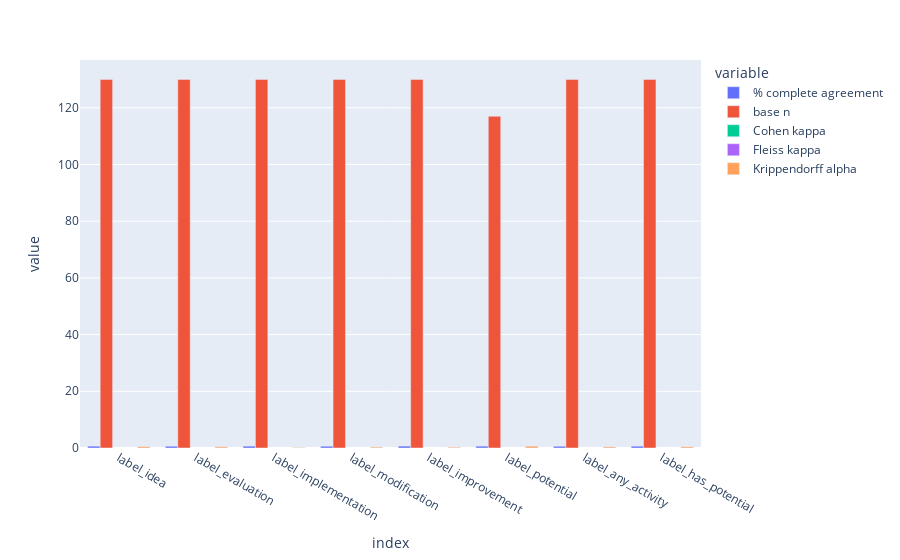

Here is the notebook cell this chart was saved with:
### Code cell
label_stats.plot_interrater_agreement()

### Figure 1 — Plotly figure (JSON) as saved in the notebook; plotly's stock layout.template omitted (floating-point values rounded to 4 significant figures)
{"data": [{"alignmentgroup": "True", "hovertemplate": "variable=% complete agreement<br>index=%{x}<br>value=%{y}<extra></extra>", "legendgroup": "% complete agreement", "marker": {"color": "#636efa", "pattern": {"shape": ""}}, "name": "% complete agreement", "offsetgroup": "% complete agreement", "orientation": "v", "showlegend": true, "textposition": "auto", "x": ["label_idea", "label_evaluation", "label_implementation", "label_modification", "label_improvement", "label_potential", "label_any_activity", "label_has_potential"], "xaxis": "x", "y": [0.6538, 0.6154, 0.6462, 0.6308, 0.6615, 0.641, 0.6077, 0.6385], "yaxis": "y", "type": "bar"}, {"alignmentgroup": "True", "hovertemplate": "variable=base n<br>index=%{x}<br>value=%{y}<extra></extra>", "legendgroup": "base n", "marker": {"color": "#EF553B", "pattern": {"shape": ""}}, "name": "base n", "offsetgroup": "base n", "orientation": "v", "showlegend": true, "textposition": "auto", "x": ["label_idea", "label_evaluation", "label_implementation", "label_modification", "label_improvement", "label_potential", "label_any_activity", "label_has_potential"], "xaxis": "x", "y": [130.0, 130.0, 130.0, 130.0, 130.0, 117.0, 130.0, 130.0], "yaxis": "y", "type": "bar"}, {"alignmentgroup": "True", "hovertemplate": "variable=Cohen kappa<br>index=%{x}<br>value=%{y}<extra></extra>", "legendgroup": "Cohen kappa", "marker": {"color": "#00cc96", "pattern": {"shape": ""}}, "name": "Cohen kappa", "offsetgroup": "Cohen kappa", "orientation": "v", "showlegend": true, "textposition": "auto", "x": ["label_idea", "label_evaluation", "label_implementation", "label_modification", "label_improvement", "label_potential", "label_any_activity", "label_has_potential"], "xaxis": "x", "y": [null, null, null, null, null, null, null, null], "yaxis": "y", "type": "bar"}, {"alignmentgroup": "True", "hovertemplate": "variable=Fleiss kappa<br>index=%{x}<br>value=%{y}<extra></extra>", "legendgroup": "Fleiss kappa", "marker": {"color": "#ab63fa", "pattern": {"shape": ""}}, "name": "Fleiss kappa", "offsetgroup": "Fleiss kappa", "orientation": "v", "showlegend": true, "textposition": "auto", "x": ["label_idea", "label_evaluation", "label_implementation", "label_modification", "label_improvement", "label_potential", "label_any_activity", "label_has_potential"], "xaxis": "x", "y": [null, null, null, null, null, null, null, null], "yaxis": "y", "type": "bar"}, {"alignmentgroup": "True", "hovertemplate": "variable=Krippendorff alpha<br>index=%{x}<br>value=%{y}<extra></extra>", "legendgroup": "Krippendorff alpha", "marker": {"color": "#FFA15A", "pattern": {"shape": ""}}, "name": "Krippendorff alpha", "offsetgroup": "Krippendorff alpha", "orientation": "v", "showlegend": true, "textposition": "auto", "x": ["label_idea", "label_evaluation", "label_implementation", "label_modification", "label_improvement", "label_potential", "label_any_activity", "label_has_potential"], "xaxis": "x", "y": [0.4737, 0.4226, 0.1874, 0.3233, 0.29, 0.6379, 0.3999, 0.4277], "yaxis": "y", "type": "bar"}], "layout": {"xaxis": {"anchor": "y", "domain": [0.0, 1.0], "title": {"text": "index"}}, "yaxis": {"anchor": "x", "domain": [0.0, 1.0], "title": {"text": "value"}}, "legend": {"title": {"text": "variable"}, "tracegroupgap": 0}, "margin": {"t": 60}, "barmode": "group"}}
